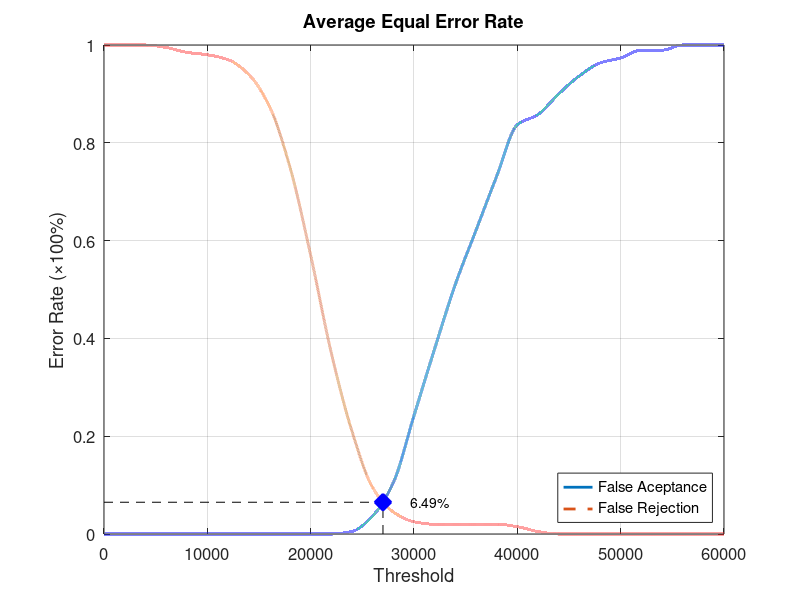
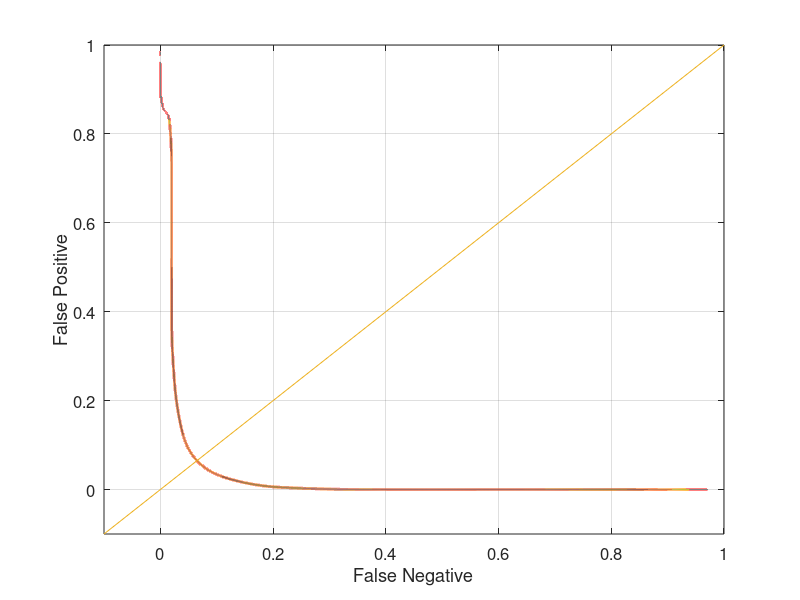

MATLAB code to generate these figures, in order:
function yEER = Database1_4
close all;
clear;
clc;
x = 0:2000:60000;
xq = 0:0.5:60000;

y0 = [0 0 0 0 0 0 0 0 0 0 0 0 0.00526316 0.0368421 0.105263 0.242105 0.378947 0.510526 0.621053 0.731579 0.836842 0.857895 0.9 0.936842 0.963158 0.973684 0.989474 0.989474 1 1 1];
yy0 = interp1(x, y0, xq, 'pchip');
y1 = [1 1 1 0.995 0.985 0.98 0.97 0.94 0.875 0.75 0.57 0.37 0.21 0.095 0.045 0.025 0.02 0.02 0.02 0.02 0.015 0.005 0 0 0 0 0 0 0 0 0];
yy1 = interp1(x, y1, xq, 'pchip');

% Calculating EER: 
y2 = abs(y0 - y1);
find(y2 == min(y2))
yy2 = abs(yy0 - yy1);
xEER = find(yy2 == min(yy2));
xEERIndex = xq(xEER) % X-axis EER
yEER = yy0(xEER) % Y-axis EER

main = figure
plot(xq, yy0,'-','LineWidth', 2);	hold on
plot(xq, yy1,'--','LineWidth', 2);	hold on
plot([xEERIndex xEERIndex], [0 yEER], 'k--');	hold on
plot([0 xEERIndex], [yEER yEER], 'k--');	hold on
plot(xEERIndex, yEER, 'bx', 'LineWidth', 10);	hold on
text(xEERIndex + 10 * xEERIndex / 100, yEER, [num2str(round((10000 * yEER)) / 100) '%'])
legend('False Aceptance', 'False Rejection', 'Location', 'SouthEast')
xlabel('Threshold')
ylabel('Error Rate (\times100%)')
title('Average Equal Error Rate')
set(gca, 'FontSize', 12)
axis([0 60000 0 1])
grid on

print(main, 'Database1_4Main', '-dpng');
FNRxFPR = figure('Color', [1 1 1]);
plot(yy1, yy0, '-', yy1, yy0, 'LineWidth', 2);
hold on
y = -0.1:0.1:1
plot(y, y); 
set(gca, 'FontSize', 12)
xlabel('False Negative')
ylabel('False Positive')
axis([-0.1 1 -0.1 1])
set(gca, 'FontSize', 12)
grid on

print(FNRxFPR, 'Database1_4FNRxFPR','-dpng');
end
